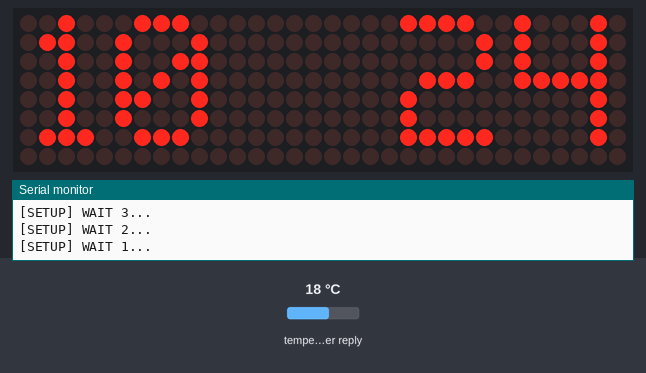
This sketch was run on a simulated ESP8266 (NodeMCU). Parts: 32×8 LED matrix, the last lines printed to the serial monitor. Inputs (shaded band) come from the test bench; at power-on: temperature in the weather reply 18 °C. WiFi joins after 1.5 s; servers stay silent unless stated; network time is answered at once with the bench clock; uploads are accepted with an empty reply; the local clock reads 2024-03-15 10:24:30 at power-on unless the sketch sets it; web services answer with replies made up by the test bench.

Above: at 4.1 s.
At 27.2 s:
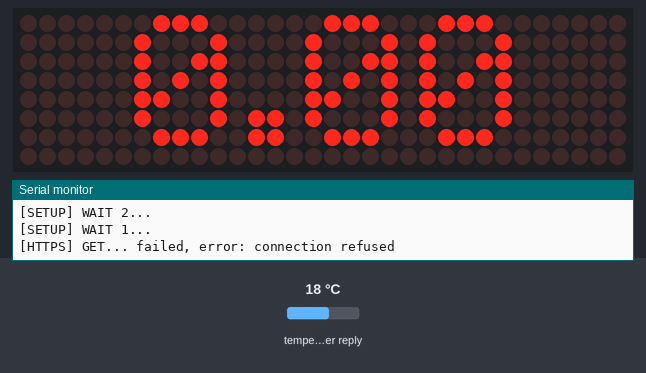
27.3 s: temperature in the weather reply set to -14 °C
At 29.9 s:
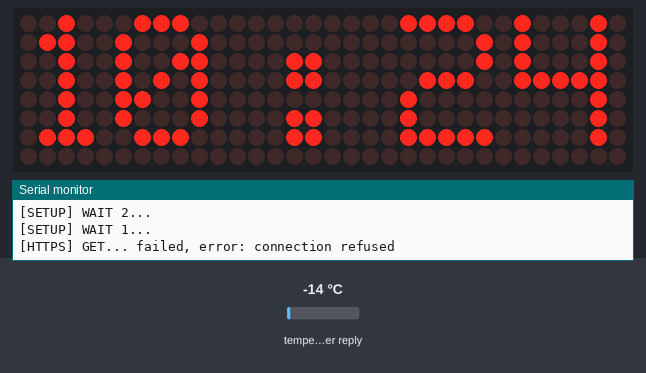
At 46.6 s:
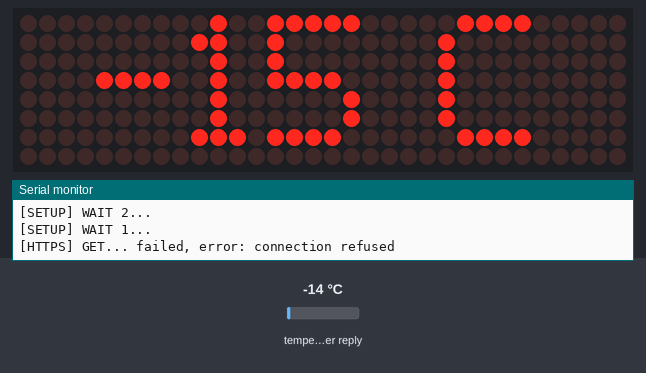
Timing chart, 0 to 48.1 s (numbered marks = the images above; inputs shaded):
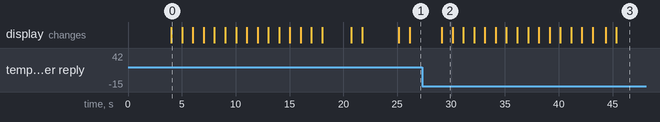

Measured:
- after the input at 27.3 s, the display: first differs from a run without the input after 18.0 s (image 3)
- what the display in image 0 shows lasts 1.0 s, from 4.0 s to 5.0 s

The sketch:

ESP8266_and_DotMatrix.ino
```cpp
#include <Arduino.h>
#include <ArduinoJson.h>
#include <ESP8266WiFi.h>
#include <ESP8266WiFiMulti.h>
#include <ESP8266HTTPClient.h>
#include <WiFiClientSecureBearSSL.h>
#include <WiFiUdp.h>
#include <NTPClient.h>
#include <WiFiClient.h>
#include <MD_Parola.h>
#include <MD_MAX72xx.h>
#include <SPI.h>

#define HARDWARE_TYPE MD_MAX72XX::FC16_HW
#define MAX_DEVICES 4
#define CLK_PIN   14
#define DATA_PIN  13
#define CS_PIN    2

// Displaying Options
boolean showClock = true;
boolean showWeather = true;
boolean showCovidCounter = true;
boolean showCurrency = true;
uint8_t dotMatrixIndensity = 2;

// Time Options
uint8_t diplayingTimeClock = 15; // seconds
const long timeZone = 3; // default is 3 (+3)

// Weather Options
String weatherCity = "";
String weatherAPIKey = "";

// Currency Options
String base = "USD";
String baseTo = "TRY";

// Wi-Fi Credentials
char *ssid = "";
char *pass = "";

// HTTPS URLS
String covid19URL = "https://api.covid19api.com/summary";
String currencyURL = "https://api.exchangeratesapi.io/latest?base=" + base;

// HTTP URLS
String weatherURL = "http://api.openweathermap.org/data/2.5/weather?q=" + weatherCity + "&appid=" + weatherAPIKey;

WiFiUDP ntpUDP;
ESP8266WiFiMulti WiFiMulti;
NTPClient timeClient(ntpUDP, "pool.ntp.org", 3600 * timeZone);
MD_Parola P = MD_Parola(HARDWARE_TYPE, CS_PIN, MAX_DEVICES);
String currentTime = "";
boolean blinkClock;

void setup() {
  Serial.begin(115200);

  P.begin();
  P.displayText("", PA_CENTER, 0, 0, PA_SCROLL_DOWN, PA_SCROLL_DOWN);
  P.setIntensity(dotMatrixIndensity);
  P.print("Wi-Fi");

  WiFi.mode(WIFI_STA);
  WiFiMulti.addAP(ssid, pass);

  timeClient.begin();

  for (uint8_t t = 4; t > 0; t--) {
    Serial.printf("[SETUP] WAIT %d...\n", t);
    Serial.flush();
    delay(1000);
  }
}

void loop() {
  if (showClock) {
    for (uint8_t counter = 0; counter < diplayingTimeClock; counter++) {
      printClock();
    }
  }

  if (showWeather) {
    sendHTTPRequest(weatherURL);
  }

  if (showCovidCounter) {
    sendHTTPSRequest(covid19URL);
  }

  if (showCurrency) {
    sendHTTPSRequest(currencyURL);
  }
}

void sendHTTPRequest(String url) {
  if ((WiFiMulti.run() == WL_CONNECTED)) {
    WiFiClient client;
    HTTPClient http;

    if (http.begin(client, url)) {
      int httpCode = http.GET();

      if (httpCode > 0) {

        if (httpCode == HTTP_CODE_OK || httpCode == HTTP_CODE_MOVED_PERMANENTLY) {
          String payload = http.getString();

          DynamicJsonDocument doc(1024);
          deserializeJson(doc, payload);

          if (url == weatherURL) {
            printWeather(doc);
          }
        }
      } else {
        Serial.printf("[HTTP] GET... failed, error: %s\n", http.errorToString(httpCode).c_str());
      }

      http.end();
    } else {
      Serial.printf("[HTTP} Unable to connect\n");
    }
  }
}

void sendHTTPSRequest(String url) {
  if ((WiFiMulti.run() == WL_CONNECTED)) {
    std::unique_ptr<BearSSL::WiFiClientSecure>client(new BearSSL::WiFiClientSecure);
    client->setInsecure();
    HTTPClient https;

    if (https.begin(*client, url)) {
      int httpCode = https.GET();
      if (httpCode > 0) {
        if (httpCode == HTTP_CODE_OK || httpCode == HTTP_CODE_MOVED_PERMANENTLY) {
          String payload = https.getString();

          DynamicJsonDocument doc(1024);
          deserializeJson(doc, payload);

          if (url == covid19URL) {
            printCovid19(doc);
          } else if (url == currencyURL) {
            printCurrency(doc);
          }
        }
      } else {
        Serial.printf("[HTTPS] GET... failed, error: %s\n", https.errorToString(httpCode).c_str());
      }

      https.end();
    } else {
      Serial.printf("[HTTPS] Unable to connect\n");
    }
  }
}

void printWeather(DynamicJsonDocument doc) {
  JsonObject main = doc["main"];
  float main_temp = main["temp"];
  main_temp = main_temp - 273.15;
  int temp = floor(main_temp);
  String total;
  total += temp ;
  total += " C";
  P.print("Hava");
  delay(1000);
  P.print(total);
  delay(3000);
}

void printCovid19(DynamicJsonDocument doc) {
  JsonObject Global = doc["Global"];
  int Global_NewDeaths = Global["NewDeaths"];
  Serial.println(Global_NewDeaths);
  P.print("Cov-19");
  delay(1000);
  P.print(Global_NewDeaths);
  delay(3000);
}

void printClock() {
  timeClient.update();

  // HH
  if (timeClient.getHours() < 10) {
    currentTime = "0";
    currentTime += timeClient.getHours();
  } else {
    currentTime = timeClient.getHours();
  }

  // HH:
  if (!blinkClock) {
    currentTime += "   ";
    blinkClock = true;
  } else {
    currentTime += " : ";
    blinkClock = false;
  }

  // HH:MM
  if (timeClient.getMinutes() < 10) {
    currentTime += "0";
    currentTime += timeClient.getMinutes();
  } else {
    currentTime += timeClient.getMinutes();
  }

  P.print(currentTime);
  delay(1000);
}

void printCurrency(DynamicJsonDocument doc) {
  JsonObject rates = doc["rates"];
  float rate = rates[baseTo];
  P.print("1 " + base);
  delay(1000);
  P.print(rate);
  delay(3000);
}
```
